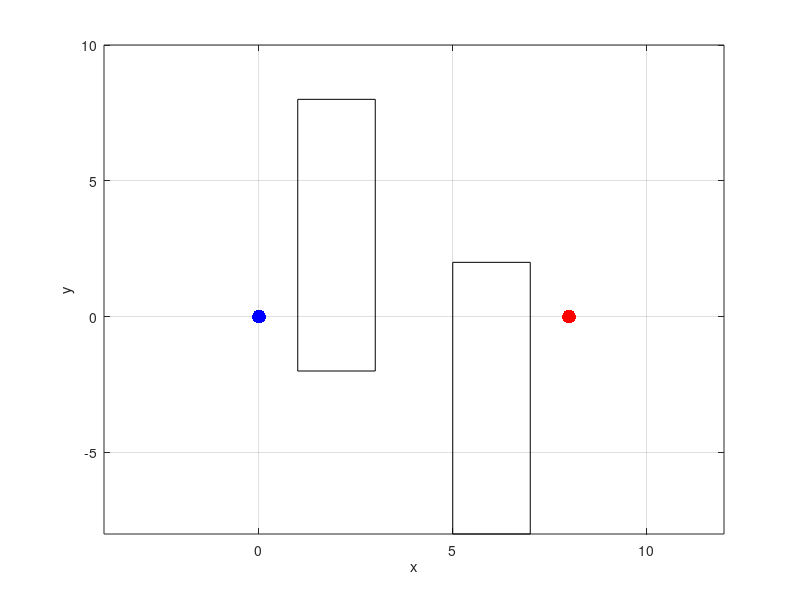

Write the MATLAB code that produced this figure. (Note: this script raises an error after producing the figure.)
function control = LQR_RRT_pend
% Computes the sequence of control actions needed for the swing up of
% a simple pendulum using a Rapidly Exploring Random Tree.
% The tree will grow from the initial state and span the phase space area,
% looking for the goal point/state (indicated by the red marker).
% If the goal state was located, a red line traces back the sequence of states used
% to reach the goal state.
	
	x0 = [0; 0; 0; 0];	% initial state; angle position measured from x-axis
	xG = [8; 0; 0; 0];		% goal state

	xlimits = [-4,12; -8,10];	% state limits
		
	N = 5000;	% maximum number of iterations
	
	goal_bias = 0.40;   % choose the goal state instead of a random state 10% of the time

	% pre-allocating memory
	V = repmat(x0,1,N);		% stores a graph of states in RRT
	P = ones(1,N);			% stores index of parent states
	Ui = ones(1,N);			% stores index of control actions in U
	u_path = ones(1,1000);  % stores sequence of control actions (solution to problem)
	xbi = 1;                % index used for traceback
	cost = [0];             % stores cost each node from root of tree (cummulative LQR cost of path through tree)
	paths = {[0,0]};
	path_handles = [0];
	
	setup_plot(x0,xG,xlimits);
	iteration = 2;
	
	% keep growing RRT util goal found or run out of iterations
	for n = 2:N
	
	    use_goal = rand < goal_bias;
	    if(use_goal)
	        x_rand = xG;
	    else
            % get random state
            x_rand = [0;0;0;0];
            x_rand(1) = rand(1,1)*12 - 2;
            x_rand(2) = rand(1,1)*20 - 10;
            x_rand(3) = rand(1,1)*16 - 8;
            x_rand(4) = rand(1,1)*20 - 10;
            
            if(check_collision([x_rand']))
                continue;
            end

            %    	x_rand_handle = text(x_rand(1),x_rand(2),'  x_{rand}');
	    end
		
		
		% select RRT vertex closest to the state point, based on LQR distance metric
		i = LQR_nearest(V,x_rand,iteration);
		x_nearest = V(:,i);
%    	x_nearest_handle = text(x_nearest(1),x_nearest(2),'  x_{nearest}');
		
%		pause;
		
		% temporarily create branch from nearest tree vertex to the new random state
		[t, delta, new_cost] = LQR_steer_connect(x_nearest, x_rand);
        x_new = delta(end-1,:)';        % instead of the random state, use end of path steered towards random state; i.e. use x_new
        
        % get list of tree vertices near new state x_new
        X_near_indices = LQR_near(V,x_new,iteration);
        
        % choose a parent for x_new such that adding x_new to the tree is most efficient in terms of cost
        [x_min_index, delta_min] = choose_parent(V,X_near_indices,x_new,cost);
        if(length(delta_min) == 0)
            delta_min = delta;
            x_min_index = i;
        end
        x_new = delta_min(end-1,:)';
%        x_parent = V(:,x_min_index);
%    	x_parent_handle = text(x_parent(1),x_parent(2),'  x_{parent}');
        
%		pause;
        isColliding = check_collision(delta_min);

        if(~isColliding)
            
		    % plot new RRT branch
            new_path_handle = plot(delta_min(1:end-1,1),delta_min(1:end-1,3));
		
		    % link new state to the nearest vertex in the tree
    %        text(x_new(1),x_new(2),['',num2str(n)]);
		    V(:,iteration) = x_new;
		    P(iteration) = x_min_index;
		    cost = [cost; cost(x_min_index)+new_cost];
		    paths = {paths,delta_min(1:end-1,:)};
        	path_handles = [path_handles; new_path_handle];
    %		Ui(n) = ui;
            
            % rewire tree such that vertices near x_new use x_new as parent is it is more cost-effective
            [P,path_handles] = rewire(V, P, X_near_indices, x_new, cost, iteration, path_handles);
            iteration = iteration + 1
            
            drawnow;
		
%		    pause;
            
        end
		


		% if the goal was reached, stop growing tree
		%{
		if((x_new(1) <= xG(1)+0.1) && (x_new(1) >= xG(1)-0.1))
		    if((x_new(2) <= xG(2)+0.5) && (x_new(2) >= xG(2)-0.5))			
			    break;
			end
		end
		%}
		
	end
	
	if(iteration == N)
		title('Simulation complete (goal not found; ran out of iterations)');
	else		% retrace steps from goal state to initial state
	    title('Simulation complete (goal found)');
	    n
        xbi = n;
        index = 1;

        % retrace control actions and solution trajectory
		% path displayed using red line
        while(xbi ~= 1)
	        xx = [V(1,xbi),V(1,P(xbi))];
	        if abs(xx(2)-xx(1))<pi
		        line([V(1,xbi),V(1,P(xbi))],[V(2,xbi),V(2,P(xbi))],'Color','r','LineWidth',2);
	        end
	
%            u_path(index) = U( Ui(xbi) );
%            index = index+1;
	        xbi = P(xbi);
        end
        
%{        
        index2 = 1;
       	u_path_final = ones(1,index-1);
        while(index > 1)
            u_path_final(index2) = u_path(index-1);
            index = index-1;
            index2 = index2+1;
        end
        
        control = [[0:dt:dt*length(u_path_final)-dt]',u_path_final'];
%}
        drawnow;

	end
	
end

function [] = setup_plot(x0,xG,xlimits)
    % setup plot
	figure(1);
	hold off;
	plot(x0(1),x0(3),'b.','MarkerSize',30);	% initial state in blue
	hold on;
	plot(xG(1),xG(3),'r.','MarkerSize',30);	% goal state in red
	grid on;
	
	line([1,3],[-2,-2],'Color','k');
	line([1,1],[-2,8],'Color','k');
	line([3,3],[-2,8],'Color','k');
	line([1,3],[8,8],'Color','k');
	
	line([5,7],[-8,-8],'Color','k');
	line([5,5],[-8,2],'Color','k');
	line([7,7],[-8,2],'Color','k');
	line([5,7],[2,2],'Color','k');


	axis([xlimits(1,:),xlimits(2,:)]);
	xlabel('x');
	ylabel('y');
	
end

